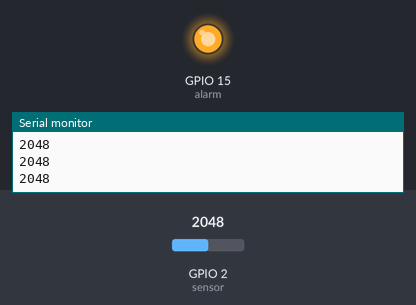
This program was run on a simulated ESP32. Shown: output pins drawn as LEDs (lit = HIGH), the last lines printed to the serial monitor. The test bench sets the inputs (shaded band); at power-on: GPIO 2 (sensor) = 2048.

Above: at 1.2 s.
1.3 s: GPIO 2 (sensor) set to 661
At 2.1 s:
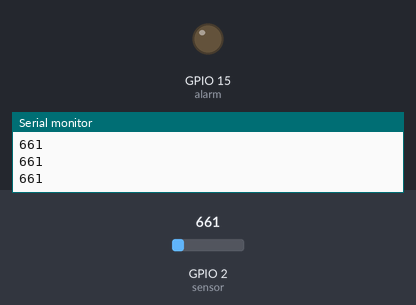
2.9 s: GPIO 2 (sensor) set to 1340
At 3.4 s:
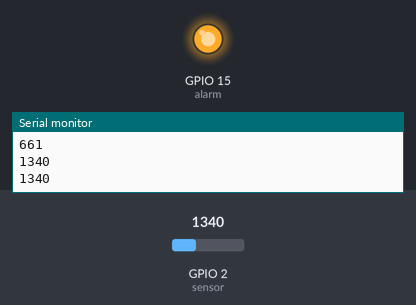
4.5 s: GPIO 2 (sensor) set to 660
At 5.8 s:
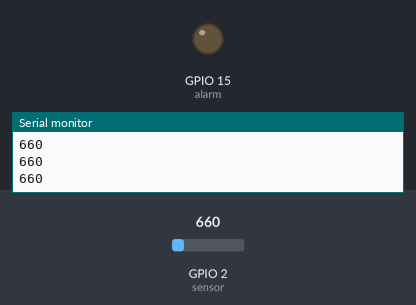
Timing chart, 0 to 7.5 s (numbered marks = the images above; inputs shaded):
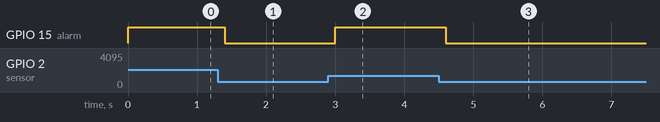

Measured:
- after the input at 1.3 s, GPIO 15 (alarm): HIGH → LOW after 0.10 s
- after the input at 2.9 s, GPIO 15 (alarm): LOW → HIGH after 0.10 s
- after the input at 4.5 s, GPIO 15 (alarm): HIGH → LOW after 0.10 s

The program:

main.cpp
```cpp
/******************************************************************
 Created with PLATFORMIO IDE for VSCODE - 27.04.2020
 Project     : esp32_water_sensor
 Libraries   :
 Author      : Mujahid Abdullah
 Description :
******************************************************************/

#include  <Arduino.h>


#define sensor 2
#define alarm 15

int value = 0;

// setting PWM properties
const int freq = 5000;
const int ledChannel = 0;
const int resolution = 10;

void setup()
{
  Serial.begin(9600);
  pinMode(sensor, INPUT);
  pinMode(alarm, OUTPUT);

  // configure LED PWM functionalitites
  ledcSetup(ledChannel, freq, resolution);
  // attach the channel to  GPIO2 to be controlled
  ledcAttachPin(alarm, ledChannel);
}

void loop()
{
  value = analogRead(sensor);
  Serial.println(value);
  if (value >= 0 && value <700)
  {
    ledcWrite(ledChannel, 0);
  }
  else if (value >= 701 && value <1300)
  {
    ledcWrite(ledChannel, 125);
  }

  else if (value >= 1301)
  {
    ledcWrite(ledChannel, 1024);
  }
  delay(200);
}
```
